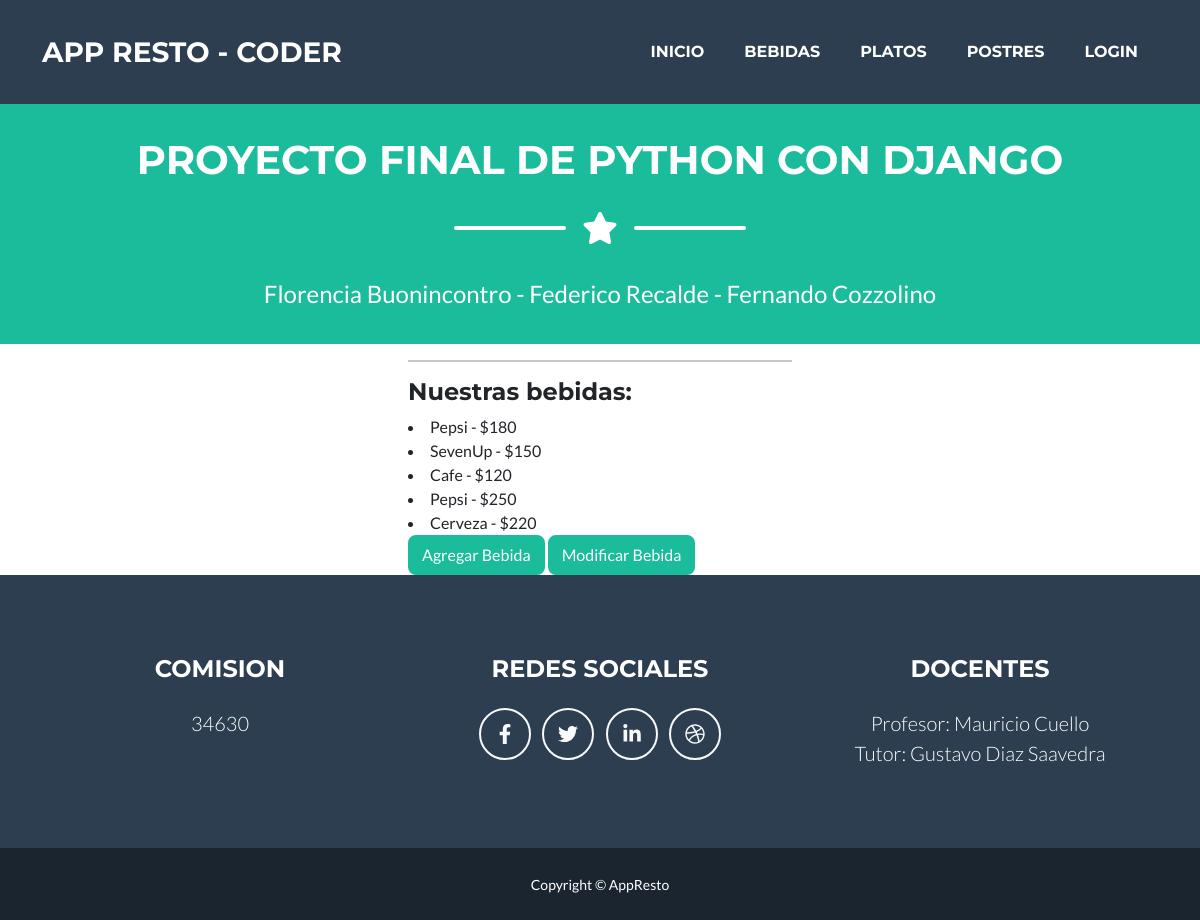
The page /bebidas/ on the database as committed earlier.
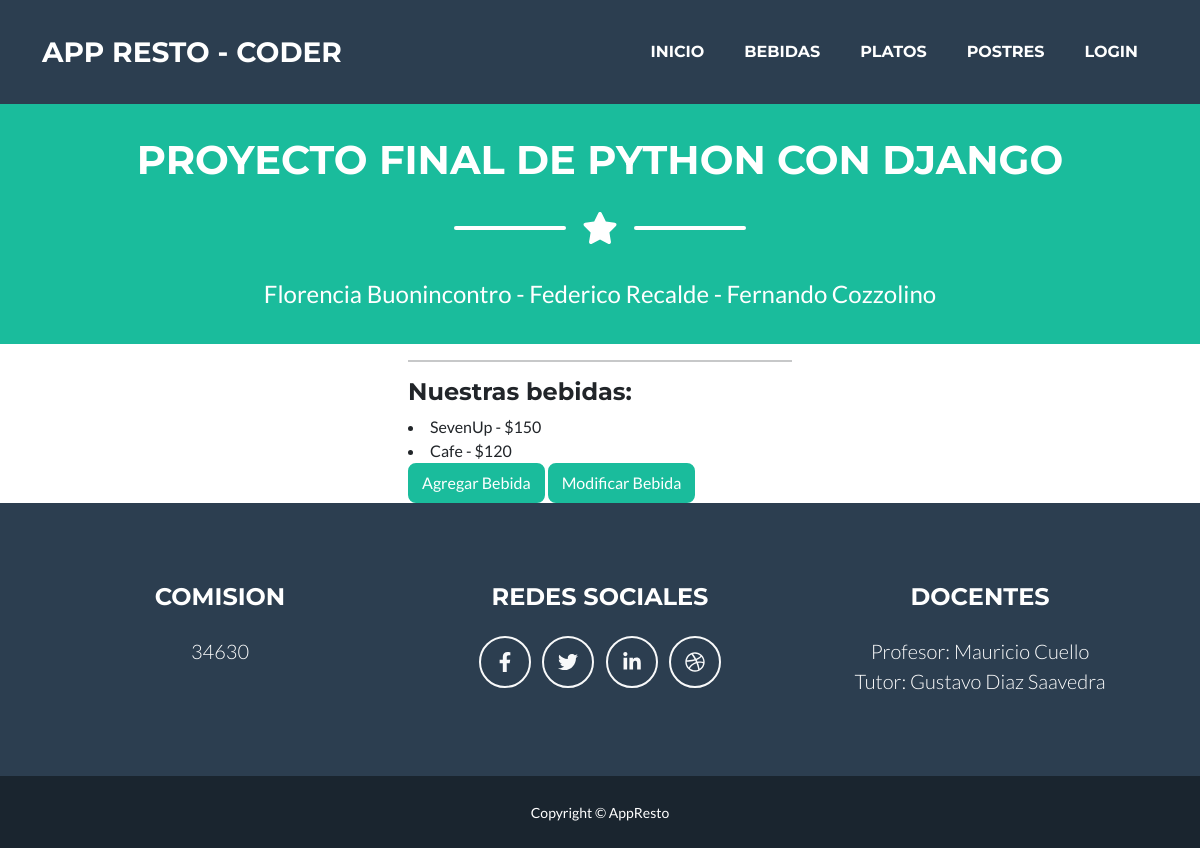
The same page on the database as committed later.
### AppResto/models.py (models this page shows, shortened)
class Bebida(models.Model):
    bebida =  models.CharField(max_length=50)
    precio =  models.IntegerField()

### AppResto/views.py (the view)
# urls.py: path('bebidas/', bebidas, name="Bebidas"),
def bebidas(request):
    lista = Bebida.objects.all()
    return render(request, "bebidas.html", {"lista_bebida": lista})

### AppResto/templates/bebidas.html
{% extends 'padre.html' %}
{% load static %}
{% block contenidoDinamico %}
<h4>Nuestras bebidas:</h4>
{% for bebida in lista_bebida %}
    <li>{{bebida.bebida}} - ${{bebida.precio}}</li>
{% endfor %}
<a href="{% url 'bebidaFormulario' %}" class="btn btn-primary" role="button">Agregar Bebida</a>
<a href="{% url 'Bebidas_list' %}" class="btn btn-primary" role="button">Modificar Bebida</a>
{% endblock contenidoDinamico %}

Rows that differ between the two databases and show on the page:
removed Bebida: bebida "Pepsi", precio "180"
removed Bebida: bebida "Pepsi", precio "250"
removed Bebida: bebida "Cerveza", precio "220"
